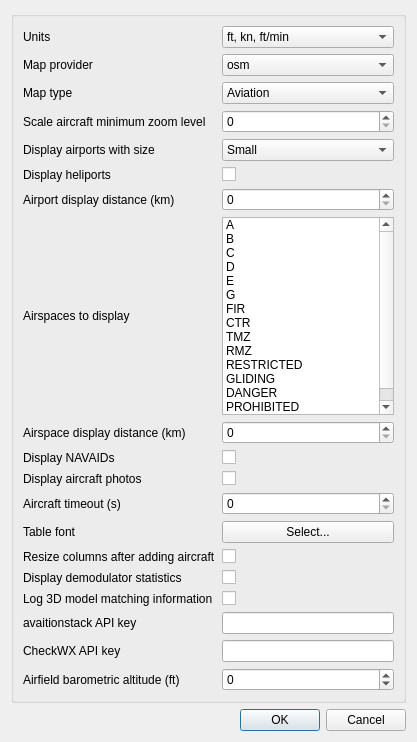
<?xml version="1.0" encoding="UTF-8"?>
<ui version="4.0">
 <class>ADSBDemodDisplayDialog</class>
 <widget class="QDialog" name="ADSBDemodDisplayDialog">
  <property name="geometry">
   <rect>
    <x>0</x>
    <y>0</y>
    <width>417</width>
    <height>742</height>
   </rect>
  </property>
  <property name="font">
   <font>
    <pointsize>9</pointsize>
   </font>
  </property>
  <property name="windowTitle">
   <string>Display Settings</string>
  </property>
  <layout class="QVBoxLayout" name="verticalLayout">
   <item>
    <widget class="QGroupBox" name="groupBox">
     <layout class="QGridLayout" name="gridLayout">
      <item row="20" column="1">
       <widget class="QSpinBox" name="airfieldElevation">
        <property name="toolTip">
         <string>Barometric altitude reported by aircraft when on airfield surface</string>
        </property>
        <property name="minimum">
         <number>-10000</number>
        </property>
        <property name="maximum">
         <number>30000</number>
        </property>
        <property name="singleStep">
         <number>10</number>
        </property>
       </widget>
      </item>
      <item row="9" column="0">
       <widget class="QLabel" name="displayNavAids">
        <property name="text">
         <string>Display NAVAIDs</string>
        </property>
       </widget>
      </item>
      <item row="10" column="1">
       <widget class="QCheckBox" name="photos">
        <property name="toolTip">
         <string>Download and display photos of highlighted aircraft</string>
        </property>
        <property name="text">
         <string/>
        </property>
       </widget>
      </item>
      <item row="15" column="1">
       <widget class="QCheckBox" name="autoResizeTableColumns">
        <property name="toolTip">
         <string>Resize the columns in the table after an aircraft is added to it</string>
        </property>
        <property name="text">
         <string/>
        </property>
       </widget>
      </item>
      <item row="17" column="1">
       <widget class="QCheckBox" name="verboseModelMatching">
        <property name="toolTip">
         <string>Log information about how aircraft are matched to 3D models</string>
        </property>
        <property name="text">
         <string/>
        </property>
       </widget>
      </item>
      <item row="8" column="1">
       <widget class="QSpinBox" name="airspaceRange">
        <property name="toolTip">
         <string>Displays airspace within the specified distance in kilometres from My Position</string>
        </property>
        <property name="maximum">
         <number>20000</number>
        </property>
       </widget>
      </item>
      <item row="16" column="0">
       <widget class="QLabel" name="displayStatsLabel">
        <property name="text">
         <string>Display demodulator statistics</string>
        </property>
       </widget>
      </item>
      <item row="9" column="1">
       <widget class="QCheckBox" name="navAids">
        <property name="toolTip">
         <string>Display NAVAIDs such as VORs and NDBs</string>
        </property>
        <property name="text">
         <string/>
        </property>
       </widget>
      </item>
      <item row="2" column="0">
       <widget class="QLabel" name="mapTypeLabel">
        <property name="text">
         <string>Map type</string>
        </property>
       </widget>
      </item>
      <item row="6" column="0">
       <widget class="QLabel" name="airportRangeLabel">
        <property name="text">
         <string>Airport display distance (km)</string>
        </property>
       </widget>
      </item>
      <item row="2" column="1">
       <widget class="QComboBox" name="mapType">
        <property name="toolTip">
         <string>Type of map to display</string>
        </property>
        <item>
         <property name="text">
          <string>Aviation</string>
         </property>
        </item>
        <item>
         <property name="text">
          <string>Aviation (Dark)</string>
         </property>
        </item>
        <item>
         <property name="text">
          <string>Street</string>
         </property>
        </item>
        <item>
         <property name="text">
          <string>Satellite</string>
         </property>
        </item>
       </widget>
      </item>
      <item row="4" column="0">
       <widget class="QLabel" name="airportSizeLabel">
        <property name="text">
         <string>Display airports with size</string>
        </property>
       </widget>
      </item>
      <item row="11" column="0">
       <widget class="QLabel" name="timeoutLabel">
        <property name="text">
         <string>Aircraft timeout (s)</string>
        </property>
       </widget>
      </item>
      <item row="19" column="0">
       <widget class="QLabel" name="checkWXAPIKeyLabel">
        <property name="text">
         <string>CheckWX API key</string>
        </property>
       </widget>
      </item>
      <item row="5" column="0">
       <widget class="QLabel" name="heliportsLabel">
        <property name="text">
         <string>Display heliports</string>
        </property>
       </widget>
      </item>
      <item row="11" column="1">
       <widget class="QSpinBox" name="timeout">
        <property name="toolTip">
         <string>How long in seconds after not receiving any frames will an aircraft be removed from the table and map</string>
        </property>
        <property name="maximum">
         <number>1000000</number>
        </property>
       </widget>
      </item>
      <item row="12" column="1">
       <widget class="QPushButton" name="font">
        <property name="toolTip">
         <string>Select a font for the table</string>
        </property>
        <property name="text">
         <string>Select...</string>
        </property>
       </widget>
      </item>
      <item row="17" column="0">
       <widget class="QLabel" name="verboseModelMatchingLabel">
        <property name="text">
         <string>Log 3D model matching information</string>
        </property>
       </widget>
      </item>
      <item row="15" column="0">
       <widget class="QLabel" name="autoResizeTableColumnsLabel">
        <property name="text">
         <string>Resize columns after adding aircraft</string>
        </property>
       </widget>
      </item>
      <item row="0" column="1">
       <widget class="QComboBox" name="units">
        <property name="toolTip">
         <string>The units to use for altitude, speed and climb rate</string>
        </property>
        <item>
         <property name="text">
          <string>ft, kn, ft/min</string>
         </property>
        </item>
        <item>
         <property name="text">
          <string>m, kph, m/s</string>
         </property>
        </item>
       </widget>
      </item>
      <item row="4" column="1">
       <widget class="QComboBox" name="airportSize">
        <property name="toolTip">
         <string>Sets the minimum airport size that will be displayed on the map</string>
        </property>
        <item>
         <property name="text">
          <string>Small</string>
         </property>
        </item>
        <item>
         <property name="text">
          <string>Medium</string>
         </property>
        </item>
        <item>
         <property name="text">
          <string>Large</string>
         </property>
        </item>
       </widget>
      </item>
      <item row="1" column="1">
       <widget class="QComboBox" name="mapProvider">
        <property name="toolTip">
         <string>Mapping service</string>
        </property>
        <item>
         <property name="text">
          <string>osm</string>
         </property>
        </item>
        <item>
         <property name="text">
          <string>mapboxgl</string>
         </property>
        </item>
       </widget>
      </item>
      <item row="8" column="0">
       <widget class="QLabel" name="airspaceRangeLabel">
        <property name="text">
         <string>Airspace display distance (km)</string>
        </property>
       </widget>
      </item>
      <item row="18" column="1">
       <widget class="QLineEdit" name="aviationstackAPIKey">
        <property name="toolTip">
         <string>aviationstack.com API key for accessing flight information</string>
        </property>
       </widget>
      </item>
      <item row="18" column="0">
       <widget class="QLabel" name="aviationstackAPIKeyLabel">
        <property name="text">
         <string>avaitionstack API key</string>
        </property>
       </widget>
      </item>
      <item row="1" column="0">
       <widget class="QLabel" name="mapProviderLabel">
        <property name="text">
         <string>Map provider</string>
        </property>
       </widget>
      </item>
      <item row="0" column="0">
       <widget class="QLabel" name="unitsLabel">
        <property name="text">
         <string>Units</string>
        </property>
       </widget>
      </item>
      <item row="16" column="1">
       <widget class="QCheckBox" name="displayStats">
        <property name="sizePolicy">
         <sizepolicy hsizetype="Expanding" vsizetype="Fixed">
          <horstretch>0</horstretch>
          <verstretch>0</verstretch>
         </sizepolicy>
        </property>
        <property name="toolTip">
         <string>Display demodulator statistics</string>
        </property>
        <property name="text">
         <string/>
        </property>
       </widget>
      </item>
      <item row="6" column="1">
       <widget class="QSpinBox" name="airportRange">
        <property name="toolTip">
         <string>Displays airports within the specified distance in kilometres from My Position</string>
        </property>
        <property name="maximum">
         <number>20000</number>
        </property>
       </widget>
      </item>
      <item row="12" column="0">
       <widget class="QLabel" name="fontLabel">
        <property name="text">
         <string>Table font</string>
        </property>
       </widget>
      </item>
      <item row="10" column="0">
       <widget class="QLabel" name="photosLabel">
        <property name="text">
         <string>Display aircraft photos</string>
        </property>
       </widget>
      </item>
      <item row="7" column="1">
       <widget class="QListWidget" name="airspaces">
        <property name="toolTip">
         <string>Airspace categories to display</string>
        </property>
        <item>
         <property name="text">
          <string>A</string>
         </property>
         <property name="toolTip">
          <string>IFR only</string>
         </property>
         <property name="checkState">
          <enum>Unchecked</enum>
         </property>
        </item>
        <item>
         <property name="text">
          <string>B</string>
         </property>
         <property name="toolTip">
          <string>IFR and VFR with ATC clearance</string>
         </property>
         <property name="checkState">
          <enum>Unchecked</enum>
         </property>
        </item>
        <item>
         <property name="text">
          <string>C</string>
         </property>
         <property name="toolTip">
          <string>IFR and VFR with ATC clearance</string>
         </property>
         <property name="checkState">
          <enum>Unchecked</enum>
         </property>
        </item>
        <item>
         <property name="text">
          <string>D</string>
         </property>
         <property name="toolTip">
          <string>IFR and VFR with ATC clearance</string>
         </property>
         <property name="checkState">
          <enum>Unchecked</enum>
         </property>
        </item>
        <item>
         <property name="text">
          <string>E</string>
         </property>
         <property name="toolTip">
          <string>IFR with clearance and VFR</string>
         </property>
         <property name="checkState">
          <enum>Unchecked</enum>
         </property>
        </item>
        <item>
         <property name="text">
          <string>G</string>
         </property>
         <property name="toolTip">
          <string>Uncontrolled</string>
         </property>
         <property name="checkState">
          <enum>Unchecked</enum>
         </property>
        </item>
        <item>
         <property name="text">
          <string>FIR</string>
         </property>
         <property name="toolTip">
          <string>Flight Information Region</string>
         </property>
         <property name="checkState">
          <enum>Unchecked</enum>
         </property>
        </item>
        <item>
         <property name="text">
          <string>CTR</string>
         </property>
         <property name="toolTip">
          <string>Controlled Traffic Region</string>
         </property>
         <property name="checkState">
          <enum>Unchecked</enum>
         </property>
        </item>
        <item>
         <property name="text">
          <string>TMZ</string>
         </property>
         <property name="toolTip">
          <string>Transponder Mandatory Zone</string>
         </property>
         <property name="checkState">
          <enum>Unchecked</enum>
         </property>
        </item>
        <item>
         <property name="text">
          <string>RMZ</string>
         </property>
         <property name="toolTip">
          <string>Radio Mandatory Zone</string>
         </property>
         <property name="checkState">
          <enum>Unchecked</enum>
         </property>
        </item>
        <item>
         <property name="text">
          <string>RESTRICTED</string>
         </property>
         <property name="checkState">
          <enum>Unchecked</enum>
         </property>
        </item>
        <item>
         <property name="text">
          <string>GLIDING</string>
         </property>
         <property name="checkState">
          <enum>Unchecked</enum>
         </property>
        </item>
        <item>
         <property name="text">
          <string>DANGER</string>
         </property>
         <property name="checkState">
          <enum>Unchecked</enum>
         </property>
        </item>
        <item>
         <property name="text">
          <string>PROHIBITED</string>
         </property>
         <property name="checkState">
          <enum>Unchecked</enum>
         </property>
        </item>
        <item>
         <property name="text">
          <string>WAVE</string>
         </property>
         <property name="checkState">
          <enum>Unchecked</enum>
         </property>
        </item>
       </widget>
      </item>
      <item row="19" column="1">
       <widget class="QLineEdit" name="checkWXAPIKey">
        <property name="toolTip">
         <string>checkwxapi.com API key for accessing airport weather (METARs)</string>
        </property>
       </widget>
      </item>
      <item row="5" column="1">
       <widget class="QCheckBox" name="heliports">
        <property name="toolTip">
         <string>When checked, heliports are displayed on the map</string>
        </property>
        <property name="text">
         <string/>
        </property>
       </widget>
      </item>
      <item row="20" column="0">
       <widget class="QLabel" name="airfieldElevationLabel">
        <property name="text">
         <string>Airfield barometric altitude (ft)</string>
        </property>
       </widget>
      </item>
      <item row="7" column="0">
       <widget class="QLabel" name="airspacesLabel">
        <property name="text">
         <string>Airspaces to display</string>
        </property>
       </widget>
      </item>
      <item row="3" column="0">
       <widget class="QLabel" name="aircraftMinZoomLabel">
        <property name="text">
         <string>Scale aircraft minimum zoom level</string>
        </property>
       </widget>
      </item>
      <item row="3" column="1">
       <widget class="QSpinBox" name="aircraftMinZoom">
        <property name="toolTip">
         <string>When map zoom (0 min zoom - 15 max zoom) is higher than this value, aircraft icon size will be scaled</string>
        </property>
        <property name="maximum">
         <number>15</number>
        </property>
       </widget>
      </item>
     </layout>
    </widget>
   </item>
   <item>
    <widget class="QDialogButtonBox" name="buttonBox">
     <property name="orientation">
      <enum>Qt::Horizontal</enum>
     </property>
     <property name="standardButtons">
      <set>QDialogButtonBox::Cancel|QDialogButtonBox::Ok</set>
     </property>
    </widget>
   </item>
  </layout>
 </widget>
 <tabstops>
  <tabstop>units</tabstop>
  <tabstop>mapProvider</tabstop>
  <tabstop>mapType</tabstop>
  <tabstop>airportSize</tabstop>
  <tabstop>heliports</tabstop>
  <tabstop>airportRange</tabstop>
  <tabstop>airspaces</tabstop>
  <tabstop>airspaceRange</tabstop>
  <tabstop>navAids</tabstop>
  <tabstop>photos</tabstop>
  <tabstop>timeout</tabstop>
  <tabstop>font</tabstop>
  <tabstop>autoResizeTableColumns</tabstop>
  <tabstop>displayStats</tabstop>
  <tabstop>verboseModelMatching</tabstop>
  <tabstop>aviationstackAPIKey</tabstop>
  <tabstop>checkWXAPIKey</tabstop>
  <tabstop>airfieldElevation</tabstop>
 </tabstops>
 <resources/>
 <connections>
  <connection>
   <sender>buttonBox</sender>
   <signal>accepted()</signal>
   <receiver>ADSBDemodDisplayDialog</receiver>
   <slot>accept()</slot>
   <hints>
    <hint type="sourcelabel">
     <x>248</x>
     <y>254</y>
    </hint>
    <hint type="destinationlabel">
     <x>157</x>
     <y>274</y>
    </hint>
   </hints>
  </connection>
  <connection>
   <sender>buttonBox</sender>
   <signal>rejected()</signal>
   <receiver>ADSBDemodDisplayDialog</receiver>
   <slot>reject()</slot>
   <hints>
    <hint type="sourcelabel">
     <x>316</x>
     <y>260</y>
    </hint>
    <hint type="destinationlabel">
     <x>286</x>
     <y>274</y>
    </hint>
   </hints>
  </connection>
 </connections>
</ui>
